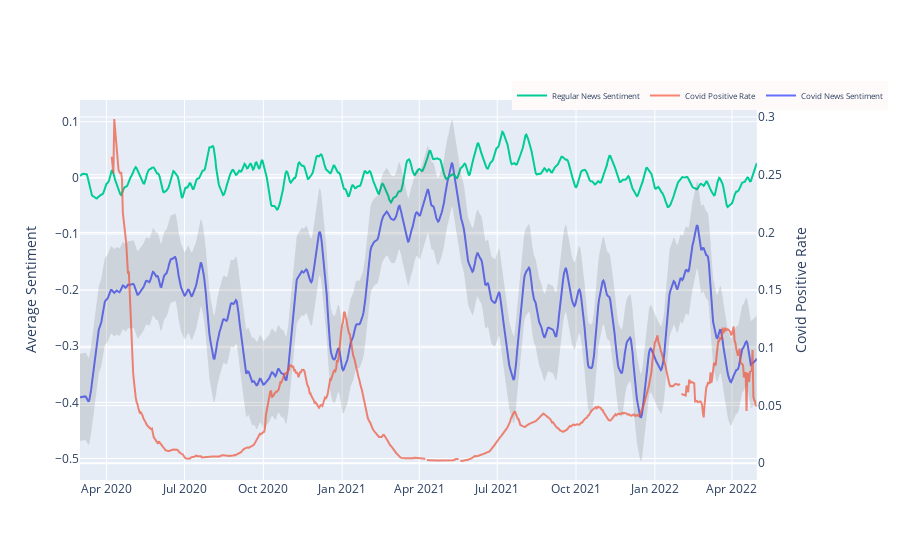

Notebook code for this chart:
### Code cell
fig = make_subplots(specs=[[{"secondary_y": True}]])
fig.add_trace(
    go.Scatter(x=eur_prod['date'], y=eur_prod['smoothed_prediction'], name="Covid News Sentiment"),
    secondary_y=False,
)

fig.add_trace(
    go.Scatter(x=eur_prod['date'], y=eur_prod['positive_rate'], name="Covid Positive Rate", opacity=0.7),
    secondary_y=True, 
    
)

fig.add_trace(
    go.Scatter(x=regular_prod_eur['date'], y=regular_prod_eur['smoothed_prediction'], name="Regular News Sentiment"),
    secondary_y=False, 
)

fig.add_trace(
go.Scatter(
        name='Upper Bound',
        x=eur_prod['date'], 
        y=eur_prod['upper_interval'],
        marker=dict(color="#444"),
        line=dict(width=0),
        mode='lines',
        fillcolor='rgba(68, 68, 68, 0.15)',
        showlegend=False
    ),
)

fig.add_trace(
go.Scatter(
        name='Lower Bound',
        x=eur_prod['date'], 
        y=eur_prod['lower_interval'],
        marker=dict(color="#444"),
        line=dict(width=0),
        mode='lines',
        fillcolor='rgba(68, 68, 68, 0.15)',
        fill='tonexty',
        showlegend=False
    ),
secondary_y=False,
)

fig.update_yaxes(title_text="Average Sentiment", secondary_y=False)
fig.update_yaxes(title_text="Covid Positive Rate", secondary_y=True)
fig.update_layout(legend=dict(
    yanchor="top",
    y=1.05,
    xanchor="left",
    x=0.6,
    orientation="h",
    bgcolor='snow',
    font=dict(size=8)
))

### Figure 1 — Plotly figure (JSON) as saved in the notebook; plotly's stock layout.template omitted (floating-point values rounded to 4 significant figures; data arrays with more than 128 entries replaced by an {"elided": "..."} marker saying what was removed)
{"data": [{"name": "Covid News Sentiment", "type": "scatter", "x": {"elided": "791 str values"}, "xaxis": "x", "y": {"elided": "791 float values"}, "yaxis": "y"}, {"name": "Covid Positive Rate", "opacity": 0.7, "type": "scatter", "x": {"elided": "791 str values"}, "xaxis": "x", "y": {"elided": "791 float values"}, "yaxis": "y2"}, {"name": "Regular News Sentiment", "type": "scatter", "x": {"elided": "791 str values"}, "xaxis": "x", "y": {"elided": "791 float values"}, "yaxis": "y"}, {"fillcolor": "rgba(68, 68, 68, 0.15)", "line": {"width": 0}, "marker": {"color": "#444"}, "mode": "lines", "name": "Upper Bound", "showlegend": false, "type": "scatter", "x": {"elided": "791 str values"}, "y": {"elided": "791 float values"}}, {"fill": "tonexty", "fillcolor": "rgba(68, 68, 68, 0.15)", "line": {"width": 0}, "marker": {"color": "#444"}, "mode": "lines", "name": "Lower Bound", "showlegend": false, "type": "scatter", "x": {"elided": "791 str values"}, "xaxis": "x", "y": {"elided": "791 float values"}, "yaxis": "y"}], "layout": {"legend": {"bgcolor": "snow", "font": {"size": 8}, "orientation": "h", "x": 0.6, "xanchor": "left", "y": 1.05, "yanchor": "top"}, "xaxis": {"anchor": "y", "domain": [0, 0.94]}, "yaxis": {"anchor": "x", "domain": [0, 1], "title": {"text": "Average Sentiment"}}, "yaxis2": {"anchor": "x", "overlaying": "y", "side": "right", "title": {"text": "Covid Positive Rate"}}}}
